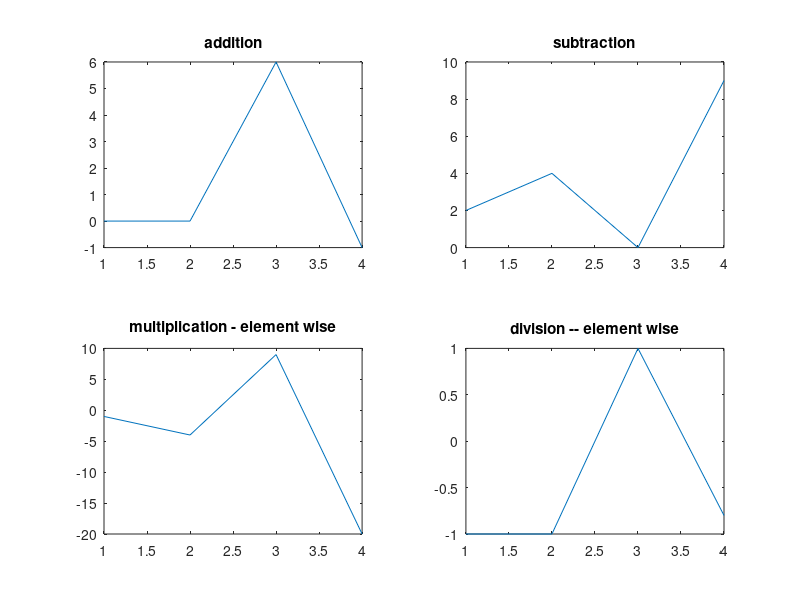

The MATLAB source for this figure:
a = [1,2,3,4]
b=[-1,-2,3,-5]

x = [0,1,2,3]

add = a+b
sub = a-b
mul = a.*b % element wise multiplication
div = a./b % element wise division

subplot(2,2,1),plot(add)
title('addition')

subplot(2,2,2),plot(sub)
title('subtraction')

subplot(2,2,3),plot(mul)
title('multiplication - element wise')

subplot(2,2,4),plot(div)
title('division -- element wise')